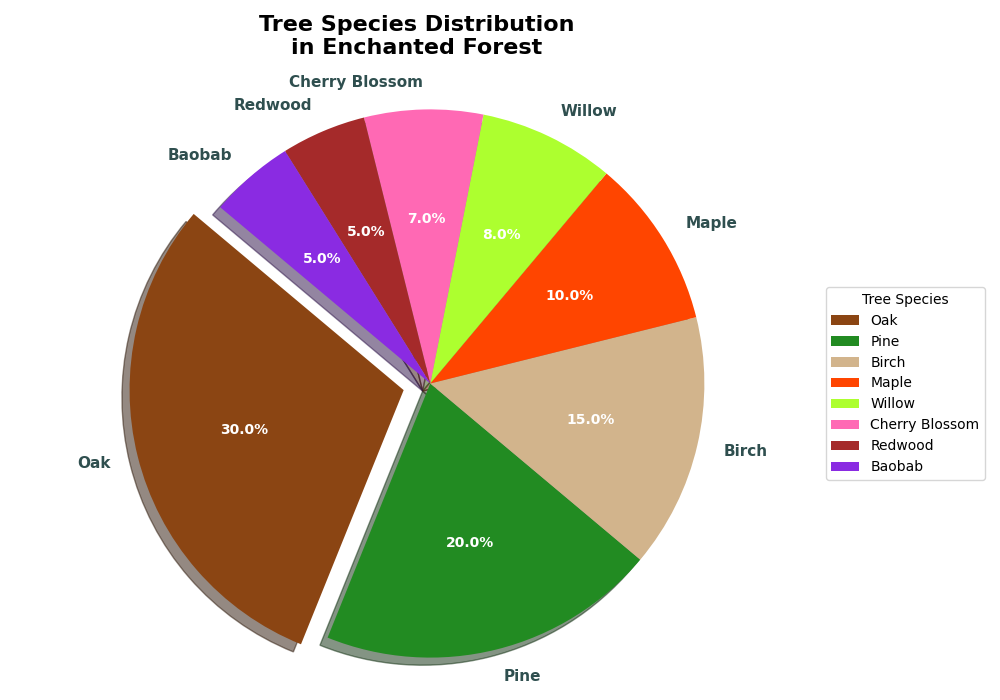

This figure's Python source:
import matplotlib.pyplot as plt

# Tree species and their population percentages
tree_species = ['Oak', 'Pine', 'Birch', 'Maple', 'Willow', 'Cherry Blossom', 'Redwood', 'Baobab']
population_percentages = [30, 20, 15, 10, 8, 7, 5, 5]

# Colors for each tree species segment
colors = ['#8B4513', '#228B22', '#D2B48C', '#FF4500', '#ADFF2F', '#FF69B4', '#A52A2A', '#8A2BE2']

# Define explosion to highlight the most common species
explode = (0.1, 0, 0, 0, 0, 0, 0, 0)

# Create the pie chart
fig, ax = plt.subplots(figsize=(10, 7))

# Plot the pie chart
wedges, texts, autotexts = ax.pie(population_percentages, labels=tree_species,
                                  autopct='%1.1f%%', startangle=140,
                                  explode=explode, colors=colors, shadow=True)

# Customize each text inside the pie chart
for autotext in autotexts:
    autotext.set_color('white')
    autotext.set_fontsize(10)
    autotext.set_fontweight('bold')

# Customize the labels outside the pie chart
for text in texts:
    text.set_fontsize(11)
    text.set_color('darkslategray')
    text.set_fontweight('semibold')

# Add a title
plt.title('Tree Species Distribution\nin Enchanted Forest', fontsize=16, fontweight='bold', pad=20)

# Ensure the pie chart is drawn as a circle
ax.axis('equal')

# Add a legend
plt.legend(wedges, tree_species, title="Tree Species", loc="center left", bbox_to_anchor=(1, 0, 0.5, 1), fontsize=10)

# Adjust layout to prevent overlapping
plt.tight_layout()

# Display the plot
plt.show()
